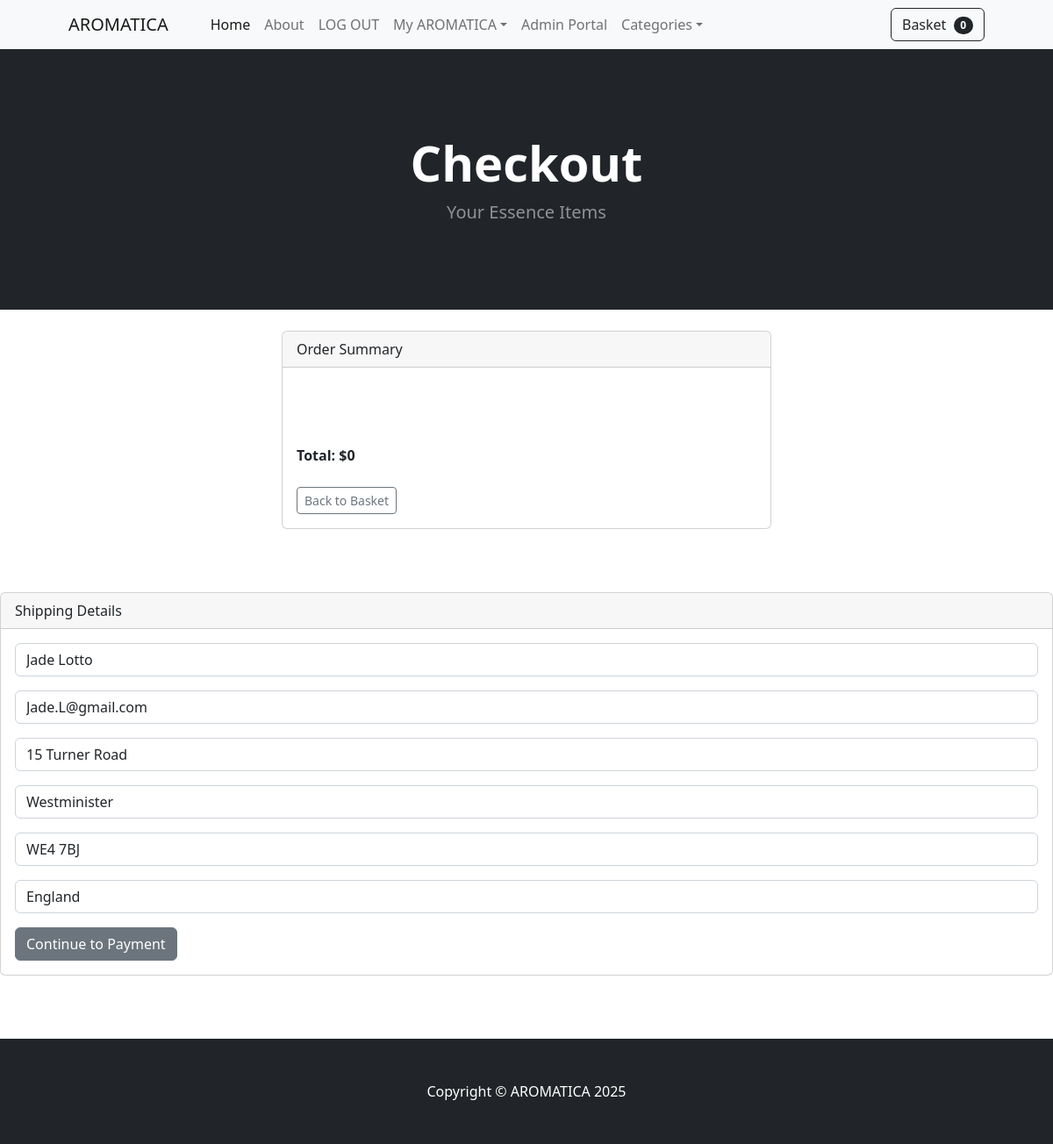
/billing/checkout (signed in), run on the app's committed database.
### billing/models.py (models this page shows, shortened)
class ShippingAddress(models.Model):
    user = models.ForeignKey(User, on_delete=models.CASCADE, null=True, blank=True)
    bill_full_name = models.CharField(max_length=250)
    bill_email = models.CharField(max_length=250)
    bill_address1 = models.CharField(max_length=250)
    bill_address2 = models.CharField(max_length=250)
    bill_postcode = models.CharField(max_length=250)
    bill_country = models.CharField(max_length=250)
    class Meta:
        verbose_name_plural = "Shipping Address"

### billing/views.py (the view)
# urls.py: path('checkout', views.checkout, name='checkout'),
def checkout(request):
    cart = Cart(request)
    cart_products = cart.get_prods
    quantities = cart.get_quants
    totals = cart.cart_total()
    if request.user.is_authenticated:
        shipping_user = ShippingAddress.objects.get(user__id=request.user.id)
        shipping_form = ShippingForm(request.POST or None, instance=shipping_user)
        return render(request, "billing/checkout.html", {"cart_products":cart_products, "quantities":quantities, "totals":totals, "shipping_form":shipping_form})
    else:
        shipping_form = ShippingForm(request.POST or None)
        return render(request, "billing/checkout.html", {"cart_products":cart_products, "quantities":quantities, "totals":totals, "shipping_form":shipping_form})

### billing/forms.py
class ShippingForm(forms.ModelForm):
    bill_full_name = forms.CharField(label="", widget=forms.TextInput(attrs={'class':'form-control', 'placeholder':'Full Name'}), required=True)
    bill_email = forms.CharField(label="", widget=forms.TextInput(attrs={'class':'form-control', 'placeholder':'Email'}), required=True)
    bill_address1 = forms.CharField(label="", widget=forms.TextInput(attrs={'class':'form-control', 'placeholder':'Address1'}), required=True)
    bill_address2 = forms.CharField(label="", widget=forms.TextInput(attrs={'class':'form-control', 'placeholder':'Address2'}), required=True)
    bill_postcode = forms.CharField(label="", widget=forms.TextInput(attrs={'class':'form-control', 'placeholder':'Postcode'}), required=True)
    bill_country = forms.CharField(label="", widget=forms.TextInput(attrs={'class':'form-control', 'placeholder':'Country'}), required=True)
    class Meta:
        model = ShippingAddress
        fields = ['bill_full_name', 'bill_email', 'bill_address1', 'bill_address2', 'bill_postcode', 'bill_country']
        exclude = ['user',]

### cart/cart.py (called while the page is built)
    def __len__(self):
        return len(self.cart)

    def get_prods(self):
        product_ids = self.cart.keys()
        products = Product.objects.filter(id__in=product_ids)
        return products

    def cart_total(self):
        product_ids = self.cart.keys()
        products = Product.objects.filter(id__in=product_ids)
        quantities = self.cart
        total = 0
        for key, value in quantities.items():
            key = int(key)
            for product in products:
                if product.id == key:
                    total = total+ (product.price * value)
        return total

### cart/context_processors.py (called while the page is built)
def cart(request):
    return{'cart': Cart(request)}

### billing/templates/billing/checkout.html (shortened to what this page needs)
{% extends 'base.html' %}
{% block content %}
        <header class="bg-dark py-5">
            <div class="container px-4 px-lg-5 my-5">
                <div class="text-center text-white">
                    <h1 class="display-4 fw-bolder">Checkout</h1>
                    <p class="lead fw-normal text-white-50 mb-0">Your Essence Items</p>
                </div>
            </div>
        </header>
        <br/>
        <div class="container">
            <div class="'row">
                    <div class="col-md-6 offset-md-3">
                        <div class="card">
                            <div class="card-header">
                              Order Summary
                            </div>
                            <div class="card-body">
                                <br/><br/><br/>
                                <strong >Total: ${{ totals }} </strong>
                                <br/><br/>
                                <a href="{% url 'cart_summary' %}" class="btn btn-sm btn-outline-secondary">Back to Basket</a>
                            </div>
                          </div>
                    </div>
            </div>
        </div>
 <br/><br/><br/>
 <div class="card">
    <div class="card-header">
      Shipping Details
    </div>
    <div class="card-body">
        <form method="POST" action="{% url 'billing_details' %}">
            {{ shipping_form.as_p }}
            <button type="submit" class="btn btn-secondary"> Continue to Payment</button>
        </form>
    </div>
  </div>
  <br/>
  <br/><br/>
{% endblock %}

### data on the page
ShippingAddress: bill_full_name "Jade Lotto", bill_email "Jade.L@gmail.com", bill_address1 "15 Turner Road", bill_address2 "Westminister", bill_postcode "WE4 7BJ", bill_country "England"

### other printed values
{{ cart|length }} "0"
{{ totals }} "0"
